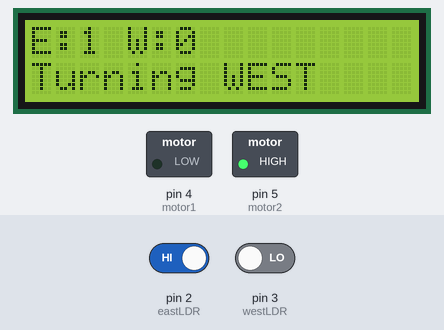
The sketch below on a simulated Arduino Uno, built with avr-gcc and run on an emulated ATmega328P. On the bench: 16×2 character LCD, switched loads named in the sketch (green lamp = pin HIGH). Inputs (shaded band) come from the test bench; at power-on: pin 2 (eastLDR) HIGH, pin 3 (westLDR) LOW. What the sketch prints to the serial monitor is not drawn.

Above: at 3.2 s.
3.3 s: pin 2 (eastLDR) driven LOW
At 4.0 s:
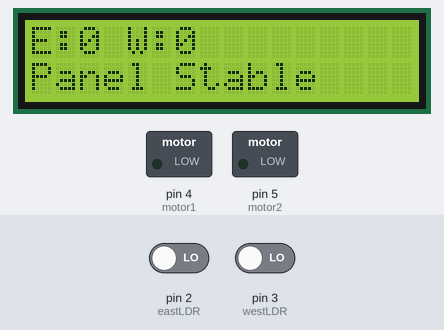
4.9 s: pin 3 (westLDR) driven HIGH
At 6.0 s:
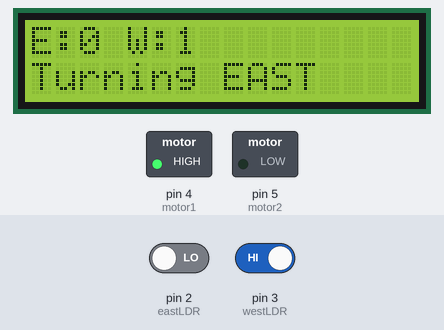
6.4 s: pin 2 (eastLDR) driven HIGH
At 7.7 s:
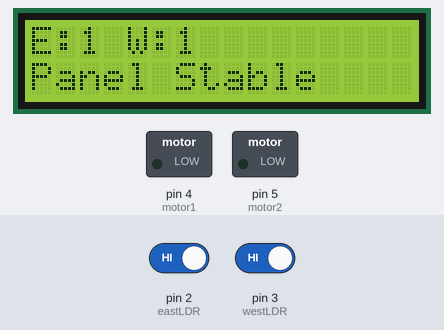
8.0 s: pin 3 (westLDR) driven LOW
At 8.8 s:
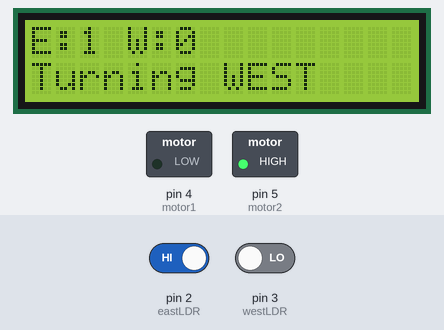
Timing chart, 0 to 10.6 s (numbered marks = the images above; inputs shaded):
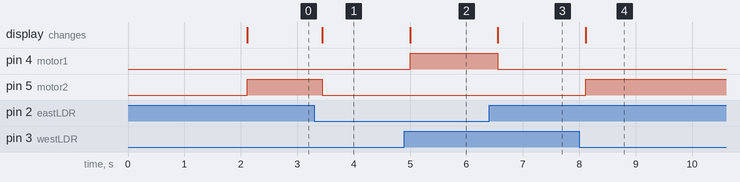

Measured:
- after the input at 3.3 s, pin 5 (motor2): HIGH → LOW after 0.14 s; the display: changes after 0.14 s (image 1)
- after the input at 4.9 s, pin 4 (motor1): LOW → HIGH after 0.10 s; the display: changes after 0.10 s (image 2)
- after the input at 6.4 s, pin 4 (motor1): HIGH → LOW after 0.16 s; the display: changes after 0.16 s (image 3)
- after the input at 8.0 s, pin 5 (motor2): LOW → HIGH after 0.11 s; the display: changes after 0.11 s (image 4)

The sketch:

Solar_Tracking_System.ino
```cpp
#include <Wire.h>
#include <LiquidCrystal_I2C.h>

// LCD Address
LiquidCrystal_I2C lcd(0x27, 16, 2);

// Pins
const int eastLDR = 2;
const int westLDR = 3;
const int motor1 = 4;
const int motor2 = 5;

void setup()
{
  pinMode(eastLDR, INPUT);
  pinMode(westLDR, INPUT);

  pinMode(motor1, OUTPUT);
  pinMode(motor2, OUTPUT);

  digitalWrite(motor1, LOW);
  digitalWrite(motor2, LOW);

  Serial.begin(9600);

  lcd.init();
  lcd.backlight();

  lcd.setCursor(0, 0);
  lcd.print("SOLAR TRACKING");
  lcd.setCursor(0, 1);
  lcd.print("SYSTEM");
  delay(2000);

  lcd.clear();
}

void loop()
{
  int east = digitalRead(eastLDR);
  int west = digitalRead(westLDR);

  Serial.print("East = ");
  Serial.print(east);
  Serial.print("  West = ");
  Serial.println(west);

  lcd.setCursor(0, 0);
  lcd.print("E:");
  lcd.print(east);
  lcd.print(" W:");
  lcd.print(west);
  lcd.print("  ");

  if (east == 0 && west == 1)
  {
    lcd.setCursor(0, 1);
    lcd.print("Turning EAST ");

    digitalWrite(motor1, HIGH);
    digitalWrite(motor2, LOW);
  }
  else if (east == 1 && west == 0)
  {
    lcd.setCursor(0, 1);
    lcd.print("Turning WEST ");

    digitalWrite(motor1, LOW);
    digitalWrite(motor2, HIGH);
  }
  else
  {
    lcd.setCursor(0, 1);
    lcd.print("Panel Stable ");

    digitalWrite(motor1, LOW);
    digitalWrite(motor2, LOW);
  }

  delay(200);
}
```
